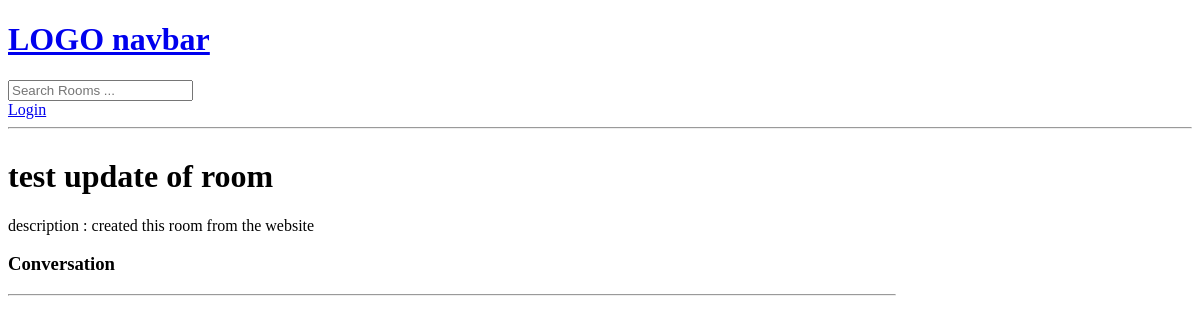
Page /room/4 on the earlier database version.
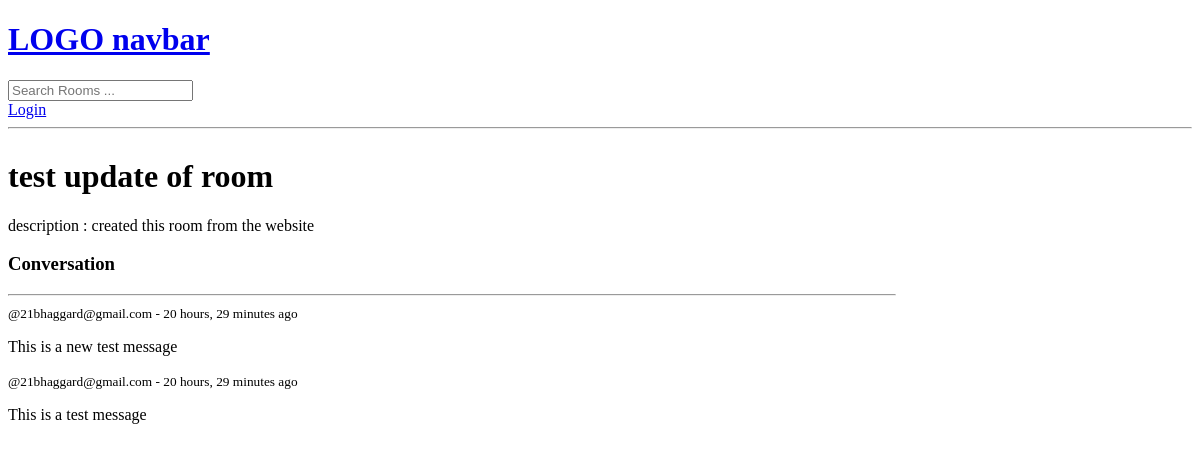
Same page on the later database version.
### base/models.py (models this page shows, shortened)
class Message(models.Model):
    user = models.ForeignKey(User, on_delete = models.CASCADE) # from default User model
    room = models.ForeignKey(Room, on_delete = models.CASCADE) # if the room is deleted, delete the message
    body = models.TextField()
    updated = models.DateTimeField(auto_now = True)
    created = models.DateTimeField(auto_now_add = True)

### base/views.py (the view, shortened to what this page needs)
# urls.py: path('room/<str:pk>', views.room, name = 'room'),
def room(request, pk):
    q = request.GET.get('q') # get the query from the url
    room = Room.objects.get(id=pk)
    room_messages = room.message_set.all().order_by('-created')
    participants = room.participants.all()
    context = {'room': room, 'room_messages': room_messages, 'participants': participants}
    return render(request, 'base/room.html', context)

### base/templates/base/room.html (shortened to what this page needs)
{%extends 'base.html'%}
{%block content%}
<div class = "room-container">
    <div>
        <h1>{{room.name}}</h1>
        <p> description : {{room.description}} </p>
        <div class = 'comment-wrapper'>
            <h3>Conversation</h3>
            <hr>
            {%for message in room_messages%}
            <div>
                <small>@{{message.user.username}} - {{message.created|timesince}} ago</small>
                <p>{{message.body}}</p>
            </div>
            {%endfor%}
        </div>
{%endblock%}

Differences in the rows shown:
added Message: user.username "21bhaggard@gmail.com", created "20 hours, 29 minutes", body "This is a new test message"
added Message: user.username "21bhaggard@gmail.com", created "20 hours, 29 minutes", body "This is a test message"
